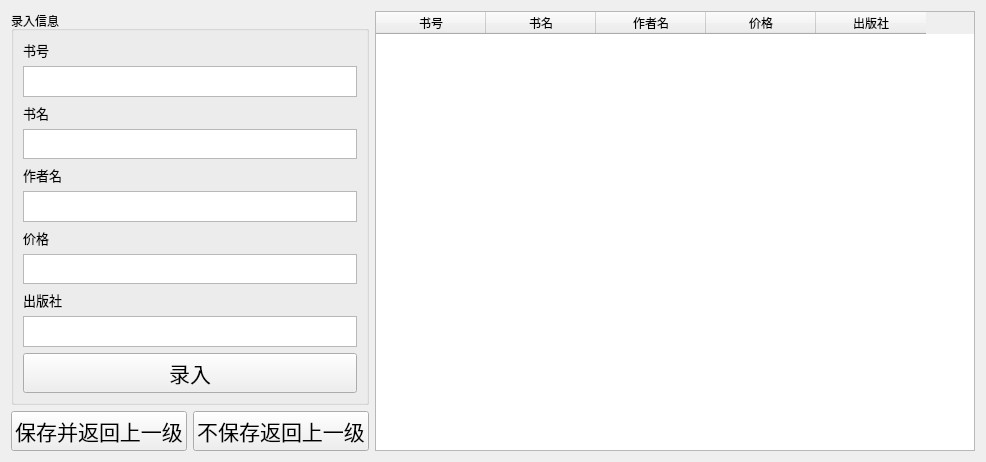
<?xml version="1.0" encoding="UTF-8"?>
<ui version="4.0">
 <class>createBookListWindow</class>
 <widget class="QWidget" name="createBookListWindow">
  <property name="geometry">
   <rect>
    <x>0</x>
    <y>0</y>
    <width>986</width>
    <height>462</height>
   </rect>
  </property>
  <property name="windowTitle">
   <string>图书管理系统 - 新建图书列表</string>
  </property>
  <property name="windowIcon">
   <iconset resource="../../../resource.qrc">
    <normaloff>:/lib/lib/icon.png</normaloff>:/lib/lib/icon.png</iconset>
  </property>
  <layout class="QGridLayout" name="gridLayout">
   <item row="0" column="0">
    <layout class="QVBoxLayout" name="verticalLayout_2">
     <item>
      <widget class="QGroupBox" name="groupBox">
       <property name="toolTip">
        <string/>
       </property>
       <property name="whatsThis">
        <string/>
       </property>
       <property name="title">
        <string>录入信息</string>
       </property>
       <layout class="QVBoxLayout" name="verticalLayout">
        <item>
         <widget class="QLabel" name="ISBNLabel">
          <property name="font">
           <font>
            <pointsize>10</pointsize>
           </font>
          </property>
          <property name="text">
           <string>书号</string>
          </property>
         </widget>
        </item>
        <item>
         <widget class="QPlainTextEdit" name="ISBNTextEdit">
          <property name="sizePolicy">
           <sizepolicy hsizetype="Minimum" vsizetype="Fixed">
            <horstretch>0</horstretch>
            <verstretch>0</verstretch>
           </sizepolicy>
          </property>
          <property name="minimumSize">
           <size>
            <width>0</width>
            <height>30</height>
           </size>
          </property>
          <property name="baseSize">
           <size>
            <width>0</width>
            <height>0</height>
           </size>
          </property>
         </widget>
        </item>
        <item>
         <widget class="QLabel" name="bookLabel">
          <property name="font">
           <font>
            <pointsize>10</pointsize>
           </font>
          </property>
          <property name="text">
           <string>书名</string>
          </property>
         </widget>
        </item>
        <item>
         <widget class="QPlainTextEdit" name="bookTextEdit">
          <property name="sizePolicy">
           <sizepolicy hsizetype="Minimum" vsizetype="Minimum">
            <horstretch>0</horstretch>
            <verstretch>0</verstretch>
           </sizepolicy>
          </property>
          <property name="minimumSize">
           <size>
            <width>0</width>
            <height>30</height>
           </size>
          </property>
          <property name="baseSize">
           <size>
            <width>0</width>
            <height>0</height>
           </size>
          </property>
         </widget>
        </item>
        <item>
         <widget class="QLabel" name="authorLabel">
          <property name="font">
           <font>
            <pointsize>10</pointsize>
           </font>
          </property>
          <property name="text">
           <string>作者名</string>
          </property>
         </widget>
        </item>
        <item>
         <widget class="QPlainTextEdit" name="authorTextEdit">
          <property name="sizePolicy">
           <sizepolicy hsizetype="Minimum" vsizetype="Minimum">
            <horstretch>0</horstretch>
            <verstretch>0</verstretch>
           </sizepolicy>
          </property>
          <property name="minimumSize">
           <size>
            <width>0</width>
            <height>30</height>
           </size>
          </property>
          <property name="baseSize">
           <size>
            <width>0</width>
            <height>0</height>
           </size>
          </property>
         </widget>
        </item>
        <item>
         <widget class="QLabel" name="priceLabel">
          <property name="font">
           <font>
            <pointsize>10</pointsize>
           </font>
          </property>
          <property name="text">
           <string>价格</string>
          </property>
         </widget>
        </item>
        <item>
         <widget class="QPlainTextEdit" name="priceTextEdit">
          <property name="sizePolicy">
           <sizepolicy hsizetype="Minimum" vsizetype="Minimum">
            <horstretch>0</horstretch>
            <verstretch>0</verstretch>
           </sizepolicy>
          </property>
          <property name="minimumSize">
           <size>
            <width>0</width>
            <height>30</height>
           </size>
          </property>
          <property name="baseSize">
           <size>
            <width>0</width>
            <height>0</height>
           </size>
          </property>
         </widget>
        </item>
        <item>
         <widget class="QLabel" name="pressLabel">
          <property name="font">
           <font>
            <pointsize>10</pointsize>
           </font>
          </property>
          <property name="text">
           <string>出版社</string>
          </property>
         </widget>
        </item>
        <item>
         <widget class="QPlainTextEdit" name="pressTextEdit">
          <property name="sizePolicy">
           <sizepolicy hsizetype="Minimum" vsizetype="Minimum">
            <horstretch>0</horstretch>
            <verstretch>0</verstretch>
           </sizepolicy>
          </property>
          <property name="minimumSize">
           <size>
            <width>0</width>
            <height>30</height>
           </size>
          </property>
          <property name="baseSize">
           <size>
            <width>0</width>
            <height>0</height>
           </size>
          </property>
         </widget>
        </item>
        <item>
         <widget class="QPushButton" name="inputButton">
          <property name="font">
           <font>
            <pointsize>16</pointsize>
           </font>
          </property>
          <property name="text">
           <string>录入</string>
          </property>
         </widget>
        </item>
       </layout>
       <zorder>bookLabel</zorder>
       <zorder>authorLabel</zorder>
       <zorder>priceLabel</zorder>
       <zorder>pressLabel</zorder>
       <zorder>inputButton</zorder>
       <zorder>ISBNTextEdit</zorder>
       <zorder>bookTextEdit</zorder>
       <zorder>authorTextEdit</zorder>
       <zorder>priceTextEdit</zorder>
       <zorder>pressTextEdit</zorder>
       <zorder>ISBNLabel</zorder>
      </widget>
     </item>
     <item>
      <layout class="QHBoxLayout" name="horizontalLayout">
       <item>
        <widget class="QPushButton" name="backSaveButton">
         <property name="font">
          <font>
           <pointsize>16</pointsize>
          </font>
         </property>
         <property name="text">
          <string>保存并返回上一级</string>
         </property>
        </widget>
       </item>
       <item>
        <widget class="QPushButton" name="backButton">
         <property name="font">
          <font>
           <pointsize>16</pointsize>
          </font>
         </property>
         <property name="text">
          <string>不保存返回上一级</string>
         </property>
        </widget>
       </item>
      </layout>
     </item>
    </layout>
   </item>
   <item row="0" column="1">
    <widget class="QTableWidget" name="bookTable">
     <property name="sizePolicy">
      <sizepolicy hsizetype="Expanding" vsizetype="Expanding">
       <horstretch>0</horstretch>
       <verstretch>0</verstretch>
      </sizepolicy>
     </property>
     <property name="minimumSize">
      <size>
       <width>600</width>
       <height>0</height>
      </size>
     </property>
     <attribute name="horizontalHeaderCascadingSectionResizes">
      <bool>true</bool>
     </attribute>
     <attribute name="horizontalHeaderMinimumSectionSize">
      <number>25</number>
     </attribute>
     <attribute name="horizontalHeaderDefaultSectionSize">
      <number>110</number>
     </attribute>
     <column>
      <property name="text">
       <string>书号</string>
      </property>
     </column>
     <column>
      <property name="text">
       <string>书名</string>
      </property>
     </column>
     <column>
      <property name="text">
       <string>作者名</string>
      </property>
     </column>
     <column>
      <property name="text">
       <string>价格</string>
      </property>
     </column>
     <column>
      <property name="text">
       <string>出版社</string>
      </property>
     </column>
    </widget>
   </item>
  </layout>
 </widget>
 <resources>
  <include location="../../../resource.qrc"/>
 </resources>
 <connections/>
</ui>
